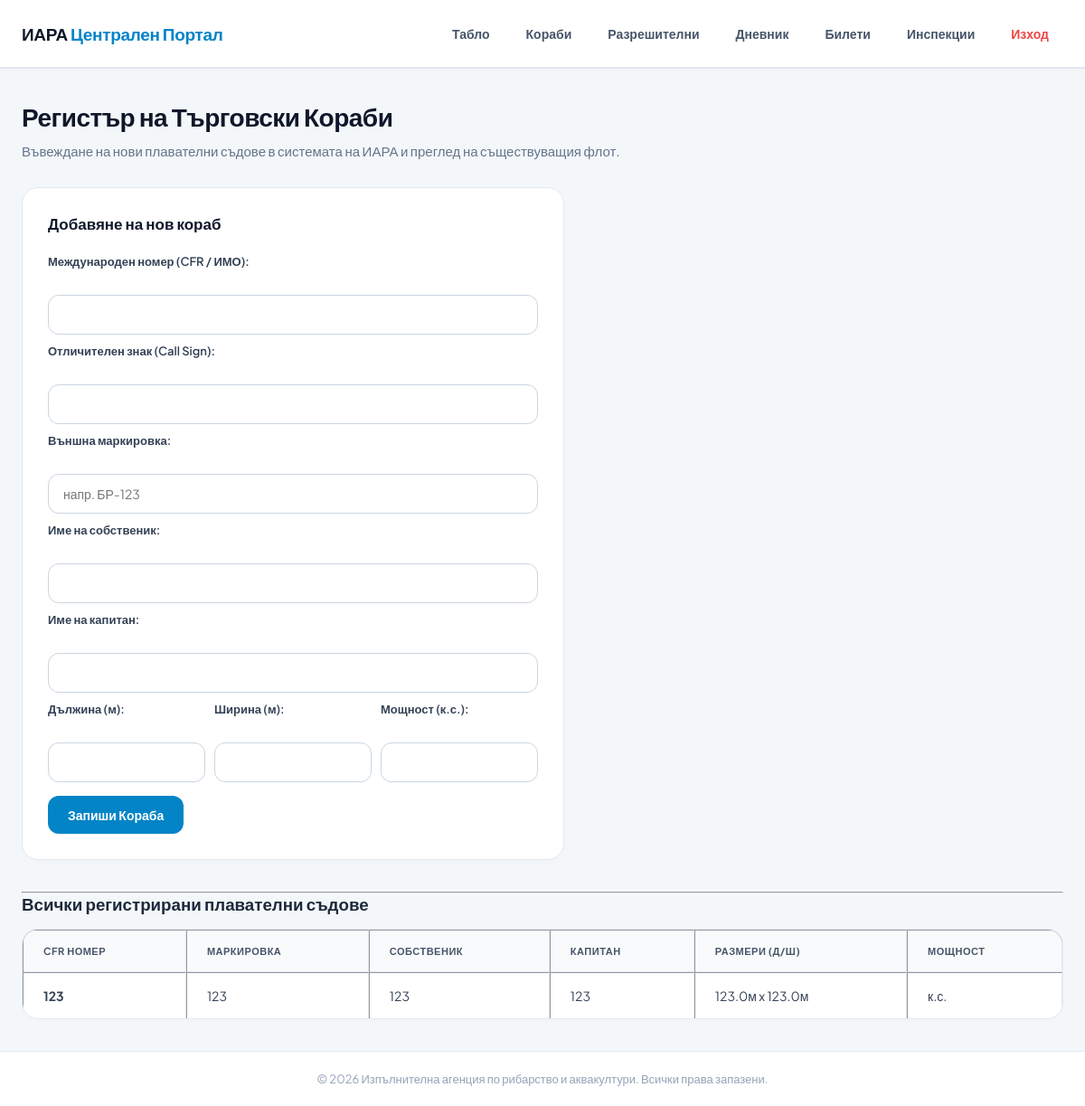
/ships (signed in), run on an earlier commit of the app's database.
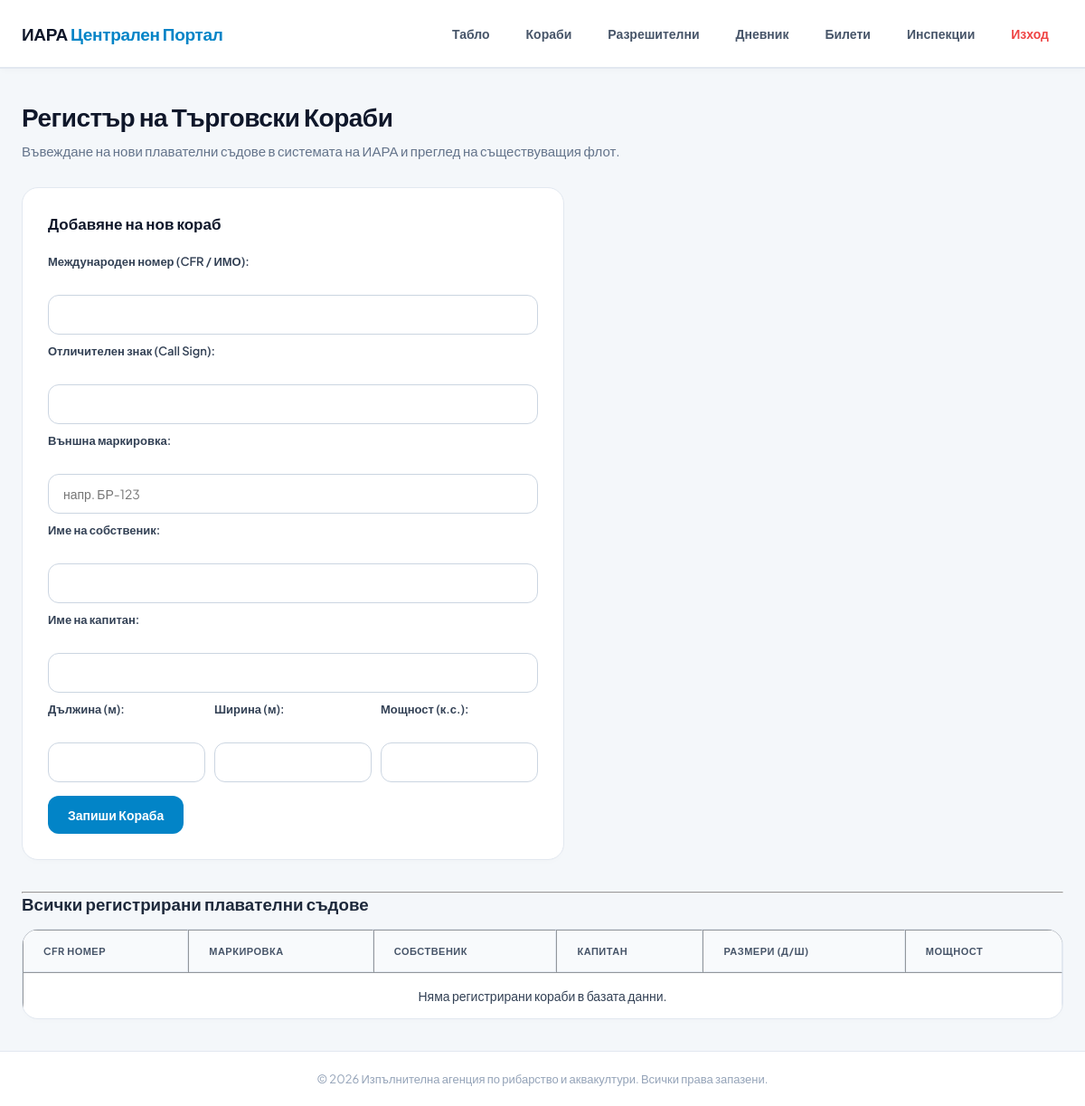
And on a later commit of the database.
### tables this page shows
CREATE TABLE ships (
            id INTEGER PRIMARY KEY AUTOINCREMENT,
            intl_number TEXT UNIQUE NOT NULL, -- CFR / IMO Номер
            call_sign TEXT,                  -- Отличителен знак
            markings TEXT NOT NULL,           -- Външна маркировка (напр. БР-123)
            owner_name TEXT NOT NULL,         -- Собственик
            captain_name TEXT NOT NULL,       -- Капитан
            length REAL,                      -- Дължина
            width REAL,                       -- Ширина
            power INTEGER                     -- Мощност (к.с.)
        );

### app.py (the view, shortened to what this page needs)
@app.route('/ships', methods=['GET', 'POST'])
@login_required
def ships():
    conn = sqlite3.connect(DATABASE_PATH)
    cursor = conn.cursor()
    cursor.execute('SELECT * FROM ships')
    all_ships = cursor.fetchall()
    conn.close()
    return render_template('ships.html', ships=all_ships)

### app.py (called while the page is built)
def login_required(f):
    from functools import wraps
    @wraps(f)
    def decorated_function(*args, **kwargs):
        if 'logged_in' not in session:
            flash('Моля, влезте в системата, за да достъпите тази страница.', 'error')
            return redirect(url_for('login'))
        return f(*args, **kwargs)
    return decorated_function

### templates/ships.html
{% extends 'base.html' %}
{% block content %}
<h2>Регистър на Търговски Кораби</h2>
<p>Въвеждане на нови плавателни съдове в системата на ИАРА и преглед на съществуващия флот.</p>
<form action="/ships" method="POST" style="max-width: 600px; background: #f8f9fa; padding: 20px; border-radius: 5px; border: 1px solid #dee2e6; margin-bottom: 30px;">
    <h3>Добавяне на нов кораб</h3>
    <div style="margin-bottom: 10px;">
        <label>Международен номер (CFR / ИМО):</label><br>
        <input type="text" name="intl_number" required style="width: 100%; padding: 6px;">
    </div>
    <div style="margin-bottom: 10px;">
        <label>Отличителен знак (Call Sign):</label><br>
        <input type="text" name="call_sign" style="width: 100%; padding: 6px;">
    </div>
    <div style="margin-bottom: 10px;">
        <label>Външна маркировка:</label><br>
        <input type="text" name="markings" required style="width: 100%; padding: 6px;" placeholder="напр. БР-123">
    </div>
    <div style="margin-bottom: 10px;">
        <label>Име на собственик:</label><br>
        <input type="text" name="owner_name" required style="width: 100%; padding: 6px;">
    </div>
    <div style="margin-bottom: 10px;">
        <label>Име на капитан:</label><br>
        <input type="text" name="captain_name" required style="width: 100%; padding: 6px;">
    </div>
    <div style="display: flex; gap: 10px; margin-bottom: 15px;">
        <div>
            <label>Дължина (м):</label><br>
            <input type="number" step="0.1" name="length" style="width: 100%; padding: 6px;">
        </div>
        <div>
            <label>Ширина (м):</label><br>
            <input type="number" step="0.1" name="width" style="width: 100%; padding: 6px;">
        </div>
        <div>
            <label>Мощност (к.с.):</label><br>
            <input type="number" name="power" style="width: 100%; padding: 6px;">
        </div>
    </div>
    <button type="submit" style="background: #004085; color: white; padding: 10px 15px; border: none; border-radius: 4px; cursor: pointer;">Запиши Кораба</button>
</form>
<hr>
<h3>Всички регистрирани плавателни съдове</h3>
<table border="1" cellpadding="8" style="width: 100%; border-collapse: collapse; background: white; margin-top: 15px; border-color: #dee2e6;">
    <thead style="background: #343a40; color: white;">
        <tr>
            <th>CFR Номер</th>
            <th>Маркировка</th>
            <th>Собственик</th>
            <th>Капитан</th>
            <th>Размери (Д/Ш)</th>
            <th>Мощност</th>
        </tr>
    </thead>
    <tbody>
        {% for ship in ships %}
        <tr>
            <td><strong>{{ ship[1] }}</strong></td>
            <td>{{ ship[3] }}</td>
            <td>{{ ship[4] }}</td>
            <td>{{ ship[5] }}</td>
            <td>{{ ship[6] }}м x {{ ship[7] }}м</td>
            <td>{{ ship[9] }} к.с.</td>
        </tr>
        {% else %}
        <tr>
            <td colspan="6" style="text-align: center; color: #6c757d;">Няма регистрирани кораби в базата данни.</td>
        </tr>
        {% endfor %}
    </tbody>
</table>
{% endblock %}

### templates/base.html (shortened to what this page needs)
<!DOCTYPE html>
<html lang="bg">
<head>
</head>
<body>
    <header>
        <div class="nav-container">
            <a href="/" class="brand">ИАРА <span>Централен Портал</span></a>
            <nav>
                <a href="/">Табло</a>
                <a href="/ships">Кораби</a>
                <a href="/permits">Разрешителни</a>
                <a href="/logbook">Дневник</a>
                <a href="/tickets">Билети</a>
                <a href="/inspections">Инспекции</a>
                {% if session.get('logged_in') %}
                    <a href="/logout" class="logout-btn">Изход</a>
                {% else %}
                    <a href="/login" class="auth-btn">Вход</a>
                {% endif %}
            </nav>
        </div>
    </header>
    <main>
        {% block content %}
        {% endblock %}
    </main>
    <footer>
        &copy; 2026 Изпълнителна агенция по рибарство и аквакултури. Всички права запазени.
    </footer>
</body>
</html>

### templates/base.html (style rules this page uses)
* { box-sizing: border-box; margin: 0; padding: 0; font-family: 'Plus Jakarta Sans', sans-serif; }
body { background-color: #f4f7fa; color: #1e293b; display: flex; flex-direction: column; min-height: 100vh; }
header { background-color: #ffffff; border-bottom: 2px solid #e2e8f0; position: sticky; top: 0; z-index: 100; box-shadow: 0 4px 6px -1px rgba(0,0,0,0.02); }
.nav-container { max-width: 1200px; margin: 0 auto; padding: 18px 24px; display: flex; justify-content: space-between; align-items: center; flex-wrap: wrap; gap: 15px; }
.brand { font-size: 19px; font-weight: 700; color: #0f172a; text-decoration: none; letter-spacing: -0.3px; }
.brand span { color: #0284c7; }
nav { display: flex; gap: 8px; align-items: center; flex-wrap: wrap; }
nav a { color: #475569; text-decoration: none; padding: 10px 16px; border-radius: 10px; font-size: 14px; font-weight: 700; transition: all 0.2s; white-space: nowrap; }
.logout-btn { color: #ef4444; }
main { flex: 1; max-width: 1200px; width: 100%; margin: 35px auto; padding: 0 24px; }
h2 { font-size: 28px; font-weight: 700; color: #0f172a; margin-bottom: 8px; letter-spacing: -0.5px; }
p { color: #64748b; margin-bottom: 28px; font-size: 15px; line-height: 1.6; }
form { background: #ffffff !important; padding: 28px !important; border-radius: 18px !important; border: 1px solid #e2e8f0 !important; box-shadow: 0 4px 6px -1px rgba(0,0,0,0.01) !important; margin-bottom: 35px !important; }
form h3 { font-size: 17px; margin-bottom: 22px; color: #0f172a; font-weight: 700; }
label { font-size: 13px; font-weight: 600; color: #334155; display: block; margin-bottom: 8px; }
input[type="text"], input[type="password"], input[type="number"], input[type="date"], select { width: 100% !important; padding: 12px 16px !important; border: 1px solid #cbd5e1 !important; border-radius: 12px !important; background-color: #ffffff !important; font-size: 14px !important; color: #0f172a !important; transition: all 0.2s !important; }
button, input[type="submit"] { background-color: #0284c7 !important; color: white !important; font-weight: 600 !important; padding: 12px 22px !important; border-radius: 12px !important; border: none !important; cursor: pointer !important; transition: all 0.2s !important; font-size: 14px !important; }
table { width: 100% !important; border-collapse: separate !important; border-spacing: 0 !important; background: #ffffff !important; border-radius: 18px !important; overflow: hidden !important; border: 1px solid #e2e8f0 !important; box-shadow: 0 4px 6px -1px rgba(0,0,0,0.01) !important; }
th { background: #f8fafc !important; color: #475569 !important; text-align: left !important; padding: 16px 22px !important; font-size: 11px !important; font-weight: 700 !important; letter-spacing: 0.5px !important; text-transform: uppercase !important; border-bottom: 1px solid #e2e8f0 !important; }
td { padding: 16px 22px !important; border-bottom: 1px solid #f1f5f9 !important; color: #334155 !important; font-size: 14px !important; }
tr:last-child td { border-bottom: none !important; }
footer { background-color: #ffffff; color: #94a3b8; text-align: center; padding: 22px 0; font-size: 13px; margin-top: auto; border-top: 1px solid #e2e8f0; }

What changed in the data, as far as the page shows it:
removed ships: intl_number "123", markings "123", owner_name "123", captain_name "123", length "123.0", width "123.0"
Also different on the page:
text now shown: "Няма регистрирани кораби в базата данни."
